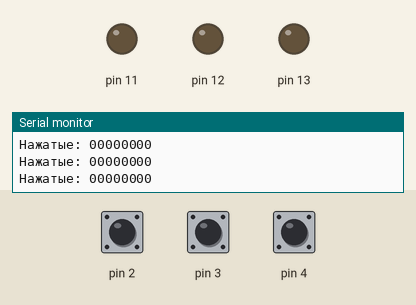
This sketch was run on a simulated Arduino Uno, built with avr-gcc and run on an emulated ATmega328P. Parts: output pins drawn as LEDs (lit = HIGH), the last lines printed to the serial monitor. Inputs (shaded band) come from the test bench; at power-on: pin 2 HIGH, pin 3 HIGH, pin 4 HIGH.

Above: at 1.2 s.
1.3 s: pin 2 pulled LOW for 1 s
At 2.4 s:
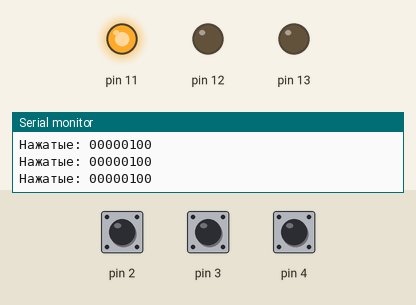
4.1 s: pin 3 pulled LOW for 1 s
At 5.2 s:
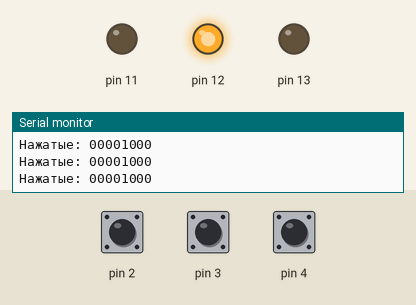
6.9 s: pin 4 pulled LOW for 1 s
At 7.9 s:
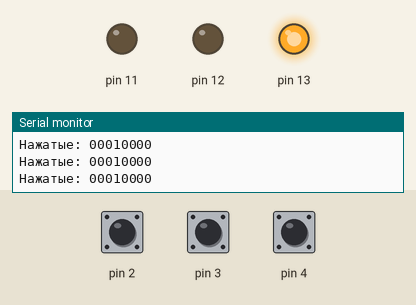
9.7 s: pin 4 pulled LOW for 3.2 s
At 13.6 s:
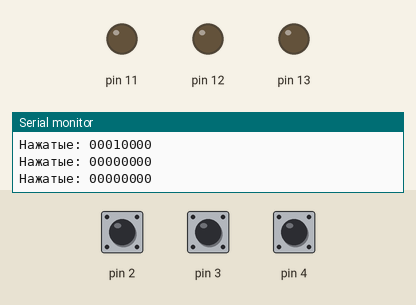
14.7 s: pin 2 pulled LOW for 3.2 s
At 16.2 s:
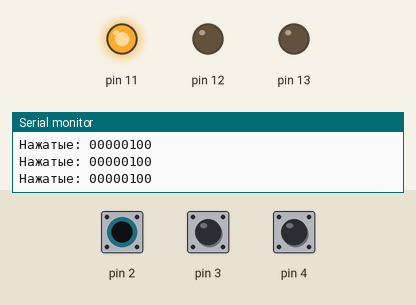
19.7 s: pin 2 driven LOW and pin 3 driven LOW
At 21.2 s:
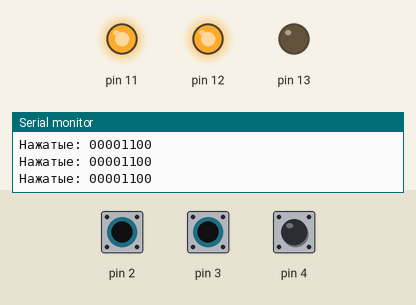
Timing chart, 0 to 22.5 s (numbered marks = the images above; inputs shaded):
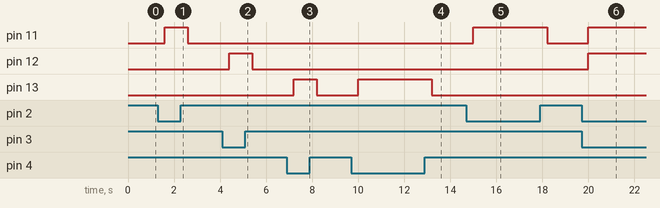

The sketch:

task_2.5.2.ino
```cpp
const uint8_t BUTTON_MASK = (1 << PD2) | (1 << PD3) | (1 << PD4);
const uint8_t LED_MASK = (1 << PB3) | (1 << PB4) | (1 << PB5);

uint32_t lastProcessTime = 0;
uint8_t lastStableState = 0;

void setup() {
  DDRB = 0b00111000;
  DDRD = 0b00000000;
  PORTD = 0b00011100;
  PORTB = 0b00000000;
  Serial.begin(9600);
}

void loop() {
  uint32_t currentTime = millis();

  // Гарантируем частоту 5 Гц (каждые 200ms)
  if (currentTime - lastProcessTime >= 200) {

    uint8_t currentState = PIND;
    uint8_t pressed_buttons = ~currentState & BUTTON_MASK;

    // Простой антидребезг - обновляем только если состояние стабильно
    if (pressed_buttons == lastStableState) {
      // Состояние стабильно - обрабатываем
      uint8_t led_states = pressed_buttons << 1;
      PORTB = (PORTB & ~LED_MASK) | (led_states & LED_MASK);

      // Вывод в терминал
      Serial.print("Нажатые: ");
      for (int i = 7; i >= 0; i--) {
        Serial.print((pressed_buttons >> i) & 1);
      }
      Serial.println();
    }

    lastStableState = pressed_buttons;
    lastProcessTime = currentTime;
  }
}
```

Measured:
- after the input at 1.3 s, pin 11: LOW → HIGH after 0.30 s, → LOW 1.0 s later
- after the input at 4.1 s, pin 12: LOW → HIGH after 0.30 s, → LOW 1.0 s later
- after the input at 6.9 s, pin 13: LOW → HIGH after 0.30 s, → LOW 1.0 s later
- after the input at 9.7 s, pin 13: LOW → HIGH after 0.30 s, → LOW 3.2 s later
- after the input at 14.7 s, pin 11: LOW → HIGH after 0.30 s, → LOW 3.2 s later
- after the input at 19.7 s, pin 11, pin 12: LOW → HIGH after 0.30 s
